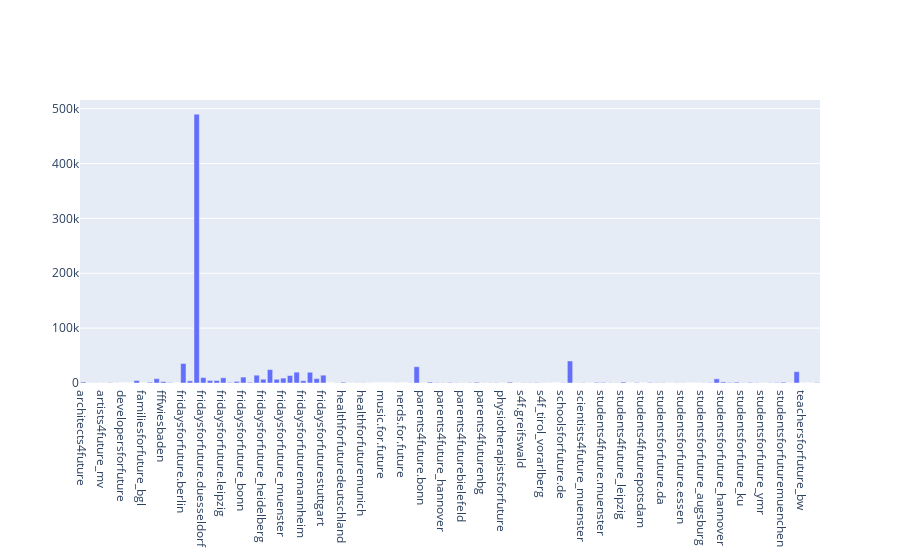

Write notebook code for a chart like this one.
### Code cell
import plotly.graph_objects as go
from operator import itemgetter

f = open("chris.json", "r")
data = json.loads(f.read())



x = data.keys()
y = data.values()
x, y = zip(*sorted(zip(x, y)))


fig = go.Figure([go.Bar(x=x, y = y)])


fig.show()

### Figure 1 — Plotly figure (JSON) as saved in the notebook; plotly's stock layout.template omitted (floating-point values rounded to 4 significant figures)
{"data": [{"type": "bar", "x": ["architects4future", "artists4future", "artists4future_muenchen", "artists4future_mv", "artistsforfuture", "christiansforfuture", "developersforfuture", "educators4future", "entrepreneursforfuture", "familiesforfuture_bgl", "farmersforfuture", "fffdresden", "fffwiesbaden", "foresters4future", "forestersforfuture", "fridaysforfuture.berlin", "fridaysforfuture.bielefeld", "fridaysforfuture.de", "fridaysforfuture.duesseldorf", "fridaysforfuture.essen", "fridaysforfuture.kn", "fridaysforfuture.leipzig", "fridaysforfuture.mg", "fridaysforfuture.wuppertal", "fridaysforfuture_bonn", "fridaysforfuture_duisburg", "fridaysforfuture_hannover", "fridaysforfuture_heidelberg", "fridaysforfuture_hh", "fridaysforfuture_ka", "fridaysforfuture_muenster", "fridaysforfutureffm", "fridaysforfuturekoeln", "fridaysforfuturemannheim", "fridaysforfuturemuenchen", "fridaysforfuturenbg", "fridaysforfuturestuttgart", "grandparents4future.loe", "healthforfuturebonn", "healthforfuturedeutschland", "healthforfuturegraz", "healthforfuturehamburg", "healthforfuturemunich", "kita_for_future_de", "mothersforfuture", "music.for.future", "music_4_future", "musicfor_future", "nerds.for.future", "paedagogen_for_future", "parents4future", "parents4future.bonn", "parents4future_berlin", "parents4future_hamburg", "parents4future_hannover", "parents4future_muenchen", "parents4future_muenster", "parents4futurebielefeld", "parents4futuredresden", "parents4futurekarlsruhe", "parents4futurenbg", "parentsforfuture_heidelberg", "parentsforfuturedortmund", "physiotherapistsforfuture", "psychologists4future", "psychologistsforfuture", "s4f.greifswald", "s4f_le", "s4f_muc", "s4f_tirol_vorarlberg", "s4fsaarland", "schoolsforfuture", "schoolsforfuture.de", "scientists4future", "scientists4future_hd", "scientists4future_muenster", "scientistsforfuture_gangelt", "sportsforfuture", "students4future.muenster", "students4future.oldenburg", "students4future.saar", "students4future_leipzig", "students4futurebhv", "students4futurekn", "students4futurepotsdam", "studentsforfuture.bs", "studentsforfuture.bt", "studentsforfuture.da", "studentsforfuture.ehb", "studentsforfuture.erlangen", "studentsforfuture.essen", "studentsforfuture.ostfalia", "studentsforfuture__wi", "studentsforfuture_augsburg", "studentsforfuture_bamberg", "studentsforfuture_germany", "studentsforfuture_hannover", "studentsforfuture_hh", "studentsforfuture_koeln", "studentsforfuture_ku", "studentsforfuture_mainz", "studentsforfuture_wuerzburg", "studentsforfuture_ymr", "studentsforfuturebochum", "studentsforfutureffm", "studentsforfuturemuenchen", "studentsforfutureunima", "teachersforfuture.germany", "teachersforfuture_bw", "urbanists4future", "we4future_camp"], "y": ["1861", "182", "199", "165", "719", "141", "58", "13", "4554", "17", "1504", "7970", "2728", "854", "4", "35606", "3947", "489948", "9890", "4594", "4560", "9488", "1103", "3015", "10784", "1346", "14259", "6934", "24417", "6818", "8927", "13572", "19773", "4187", "19525", "8046", "14287", "58", "348", "1560", "225", "363", "487", "156", "28", "1", "4", "204", "0", "328", "29668", "118", "1760", "637", "492", "1076", "499", "279", "541", "1417", "290", "413", "540", "185", "1668", "184", "433", "502", "813", "285", "195", "10", "499", "40104", "227", "586", "138", "1207", "1091", "479", "317", "1845", "110", "888", "97", "1006", "573", "558", "134", "433", "407", "126", "173", "354", "655", "7618", "2011", "870", "1570", "367", "1105", "523", "251", "551", "849", "1583", "181", "20683", "116", "101", "782"]}], "layout": {}}
